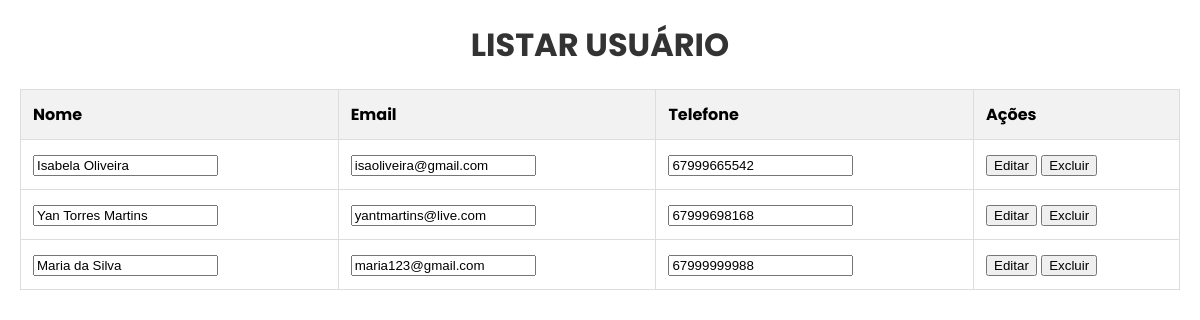
Page /areaRestrita.php on the earlier database version.
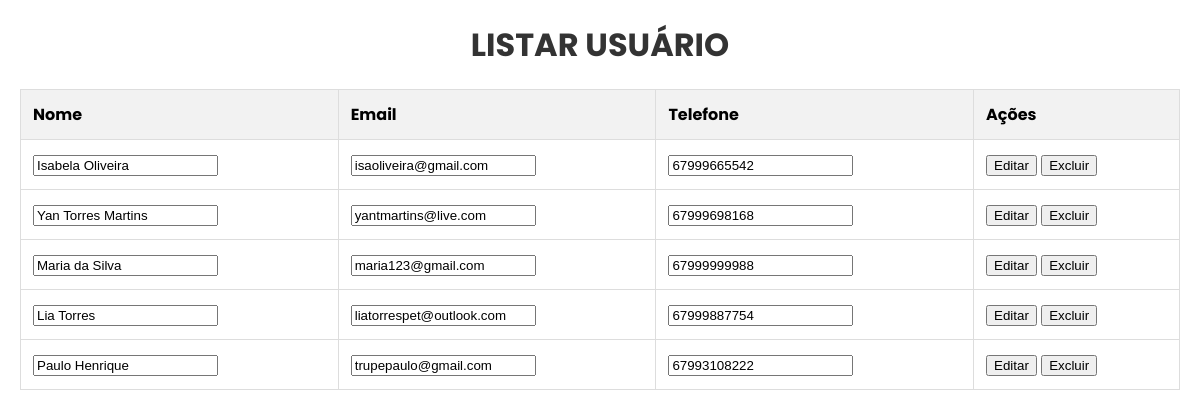
Same page on the later database version.
### tables this page shows
CREATE TABLE `usuario` (
  `id_usuario` int(11) NOT NULL,
  `nome` varchar(50) DEFAULT NULL,
  `email` varchar(30) DEFAULT NULL,
  `telefone` varchar(15) DEFAULT NULL,
  `senha` varchar(32) DEFAULT NULL
);

### usuario.php (called while the page is built, shortened)
<?php
    Class Usuario
    {
        public function listarUsuarios()
        {
            global $pdo;
            $sqlListar = $pdo->prepare("SELECT * FROM usuario");
            $sqlListar->execute();
            if($sqlListar->rowCount()>0)
            {
                $dados = $sqlListar->fetchAll(PDO::FETCH_ASSOC);
                return $dados;
            }
            else
            {
                return false;
            }
        }
    }

### areaRestrita.php (the view, shortened to what this page needs)
<?php
require_once 'usuario.php';
$usuario = new Usuario();
$usuario->conectar("cadastrousuarioturma33", "localhost", "root", "");
$dados = $usuario->listarUsuarios();
?>
<!DOCTYPE html>
<html lang="pt-br">
<head>
    <link rel="stylesheet" href="style.css">
</head>
<body>
    <h1>LISTAR USUÁRIO</h1>
    <table border="1" class="tabela">
        <thead>
            <tr>
                <th>Nome</th>
                <th>Email</th>
                <th>Telefone</th>
                <th>Ações</th>
            </tr>
        </thead>
        <tbody>
            <?php
                if(!empty($dados))
                {
                    foreach ($dados as $pessoa):
            ?>
                <tr>
                <form method="post">
                        <td>
                            <input type="text" name="nome" value="<?php echo $pessoa['nome']; ?>" required>
                        </td>
                        <td>
                            <input type="email" name="email" value="<?php echo $pessoa['email']; ?>" required>
                        </td>
                        <td>
                            <input type="text" name="telefone" value="<?php echo $pessoa['telefone']; ?>" required>
                        </td>
                        <td>
                            <button type="submit" name="editar">Editar</button>
                            <button type="submit" name="excluir" onclick="return confirm('Tem certeza que deseja excluir este usuário?');">Excluir</button>
                        </td>
                    </form>
                </tr>
            <?php
                endforeach;
                }
                else
                {
                    echo "<tr><td colspan='4'>Nenhum usuário cadastrado.</td></tr>";
                }
            ?>
        </tbody>
    </table>
</body>
</html>

### style.css (style rules this page uses)
body { font-family: 'Poppins', sans-serif; margin: 20px; }
h1, h2 { color: #333; text-align: center; margin-bottom: 20px; }
.tabela { width: 100%; border-collapse: collapse; font-family: 'Poppins', sans-serif; }
.tabela th, .tabela td { padding: 12px; text-align: left; border: 1px solid #ddd; }
.tabela th { background-color: #f2f2f2; font-weight: bold; }

Differences in the rows shown:
added usuario: nome "Lia Torres", email "liatorrespet@outlook.com", telefone "67999887754"
added usuario: nome "Paulo Henrique", email "trupepaulo@gmail.com", telefone "67993108222"
